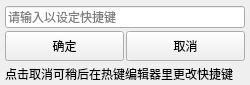
<?xml version="1.0" encoding="UTF-8"?>
<ui version="4.0">
 <class>install</class>
 <widget class="QWidget" name="install">
  <property name="geometry">
   <rect>
    <x>0</x>
    <y>0</y>
    <width>250</width>
    <height>85</height>
   </rect>
  </property>
  <property name="minimumSize">
   <size>
    <width>250</width>
    <height>85</height>
   </size>
  </property>
  <property name="maximumSize">
   <size>
    <width>250</width>
    <height>85</height>
   </size>
  </property>
  <property name="windowTitle">
   <string>安装...</string>
  </property>
  <layout class="QVBoxLayout" name="verticalLayout">
   <property name="spacing">
    <number>2</number>
   </property>
   <property name="leftMargin">
    <number>5</number>
   </property>
   <property name="topMargin">
    <number>5</number>
   </property>
   <property name="rightMargin">
    <number>5</number>
   </property>
   <property name="bottomMargin">
    <number>5</number>
   </property>
   <item>
    <widget class="QLineEdit" name="lineEdit">
     <property name="placeholderText">
      <string>请输入以设定快捷键</string>
     </property>
    </widget>
   </item>
   <item>
    <layout class="QHBoxLayout" name="horizontalLayout">
     <property name="spacing">
      <number>2</number>
     </property>
     <item>
      <widget class="QPushButton" name="pushButton_2">
       <property name="minimumSize">
        <size>
         <width>0</width>
         <height>30</height>
        </size>
       </property>
       <property name="maximumSize">
        <size>
         <width>16777215</width>
         <height>30</height>
        </size>
       </property>
       <property name="text">
        <string>确定</string>
       </property>
      </widget>
     </item>
     <item>
      <widget class="QPushButton" name="pushButton">
       <property name="minimumSize">
        <size>
         <width>0</width>
         <height>30</height>
        </size>
       </property>
       <property name="maximumSize">
        <size>
         <width>16777215</width>
         <height>30</height>
        </size>
       </property>
       <property name="text">
        <string>取消</string>
       </property>
      </widget>
     </item>
    </layout>
   </item>
   <item>
    <widget class="QLabel" name="label">
     <property name="minimumSize">
      <size>
       <width>0</width>
       <height>15</height>
      </size>
     </property>
     <property name="maximumSize">
      <size>
       <width>16777215</width>
       <height>10</height>
      </size>
     </property>
     <property name="text">
      <string>点击取消可稍后在热键编辑器里更改快捷键</string>
     </property>
    </widget>
   </item>
  </layout>
 </widget>
 <resources/>
 <connections/>
</ui>
